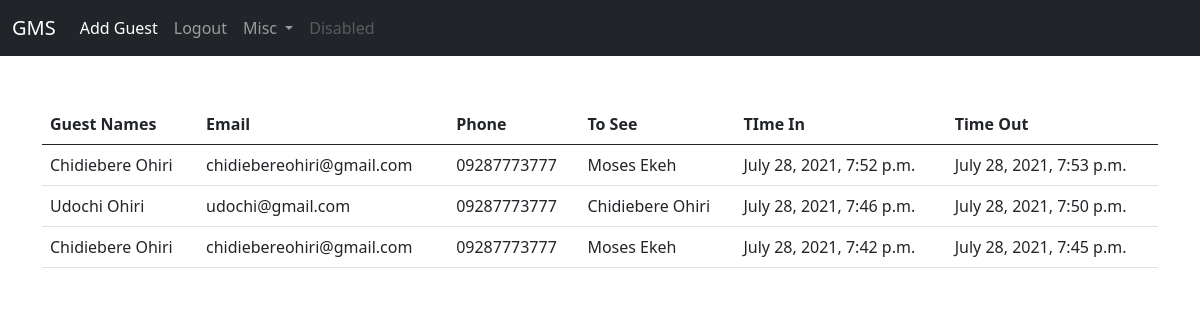
The app's page / (signed in) with its own data.
### guest/models.py (models this page shows)
class GuestTable(models.Model):
    user = models.ForeignKey(User, on_delete=models.CASCADE)
    guest_names = models.CharField(max_length=100)
    guest_email = models.EmailField(max_length=100, null=True, blank=True)
    guest_no = models.CharField('Guest Phone Number', max_length=20, null=True, blank=True)
    to_see = models.CharField(max_length=100)
    time_in = models.DateTimeField(auto_now_add=True)
    time_out = models.DateTimeField(auto_now=True)
    signed_out = models.BooleanField(default=False)

### guest/views.py (the view)
# urls.py: path('', AllGuestView, name='all-guests'),
@login_required
def AllGuestView(request):
    obj = GuestTable.objects.all().order_by('-time_in')[:10]
    context = {'obj':obj}
    return render(request, 'guest/all_guests.html', context)

### templates/guest/all_guests.html
{% extends 'guest/base.html' %}
{% block content %}
<table class="table">
    <thead>
        <tr>
            <th scope="col">Guest Names</th>
            <th scope="col">Email</th>
            <th scope="col">Phone</th>
            <th scope="col">To See</th>
            <th scope="col">TIme In</th>
            <th scope="col">Time Out</th>
        </tr>
    </thead>
    <tbody>
        {% if obj %}
        {% for o in obj %}
        <tr>
            <td>{{o.guest_names}}</td>
            <td>{{o.guest_email}}</td>
            <td>{{o.guest_no}}</td>
            <td>{{o.to_see}}</td>
            <td>{{o.time_in}}</td>
            {% if o.signed_out == True %}
            <td>{{o.time_out}}</td>
            {% else %}
            <td><a href="{% url 'signout-guest' o.pk %}" class="btn btn-primary btn-sm">Sign Out</a></td>
            {% endif %}
        </tr>
        {% endfor %}
        {% endif %}
    </tbody>
</table>
{% endblock content %}

### templates/guest/base.html (shortened to what this page needs)
<!doctype html>
<html lang="en">
<head>
    <link href="https://cdn.jsdelivr.net/npm/bootstrap@5.0.2/dist/css/bootstrap.min.css" rel="stylesheet"
>
</head>
<body>
    <nav class="navbar navbar-expand-lg navbar-dark bg-dark">
        <div class="container-fluid">
            <a class="navbar-brand" href="/">GMS</a>
            <div class="collapse navbar-collapse" id="navbarSupportedContent">
                <ul class="navbar-nav me-auto mb-2 mb-lg-0">
                    <li class="nav-item">
                        <a class="nav-link active" aria-current="page" href="{% url 'add-guest' %}">Add Guest</a>
                    </li>
                    <li class="nav-item">
                        <a class="nav-link" href="{% url 'logout' %}">Logout</a>
                    </li>
                    <li class="nav-item dropdown">
                        <a class="nav-link dropdown-toggle" href="#" id="navbarDropdown" role="button"
                            data-bs-toggle="dropdown" aria-expanded="false">
                            Misc
                        </a>
                    </li>
                    <li class="nav-item">
                        <a class="nav-link disabled" href="#" tabindex="-1" aria-disabled="true">Disabled</a>
                    </li>
                </ul>
            </div>
        </div>
    </nav>
    <main>
        <div class="container mt-5">
            {% block content %}
            {% endblock content %}
        </div>
    </main>
</body>
</html>

### records on screen
GuestTable: guest_names "Chidiebere Ohiri", guest_email "chidiebereohiri@gmail.com", guest_no "09287773777", to_see "Moses Ekeh", time_in "July 28, 2021, 7:52 p.m.", time_out "July 28, 2021, 7:53 p.m."
GuestTable: guest_names "Udochi Ohiri", guest_email "udochi@gmail.com", guest_no "09287773777", to_see "Chidiebere Ohiri", time_in "July 28, 2021, 7:46 p.m.", time_out "July 28, 2021, 7:50 p.m."
GuestTable: guest_names "Chidiebere Ohiri", guest_email "chidiebereohiri@gmail.com", guest_no "09287773777", to_see "Moses Ekeh", time_in "July 28, 2021, 7:42 p.m.", time_out "July 28, 2021, 7:45 p.m."
